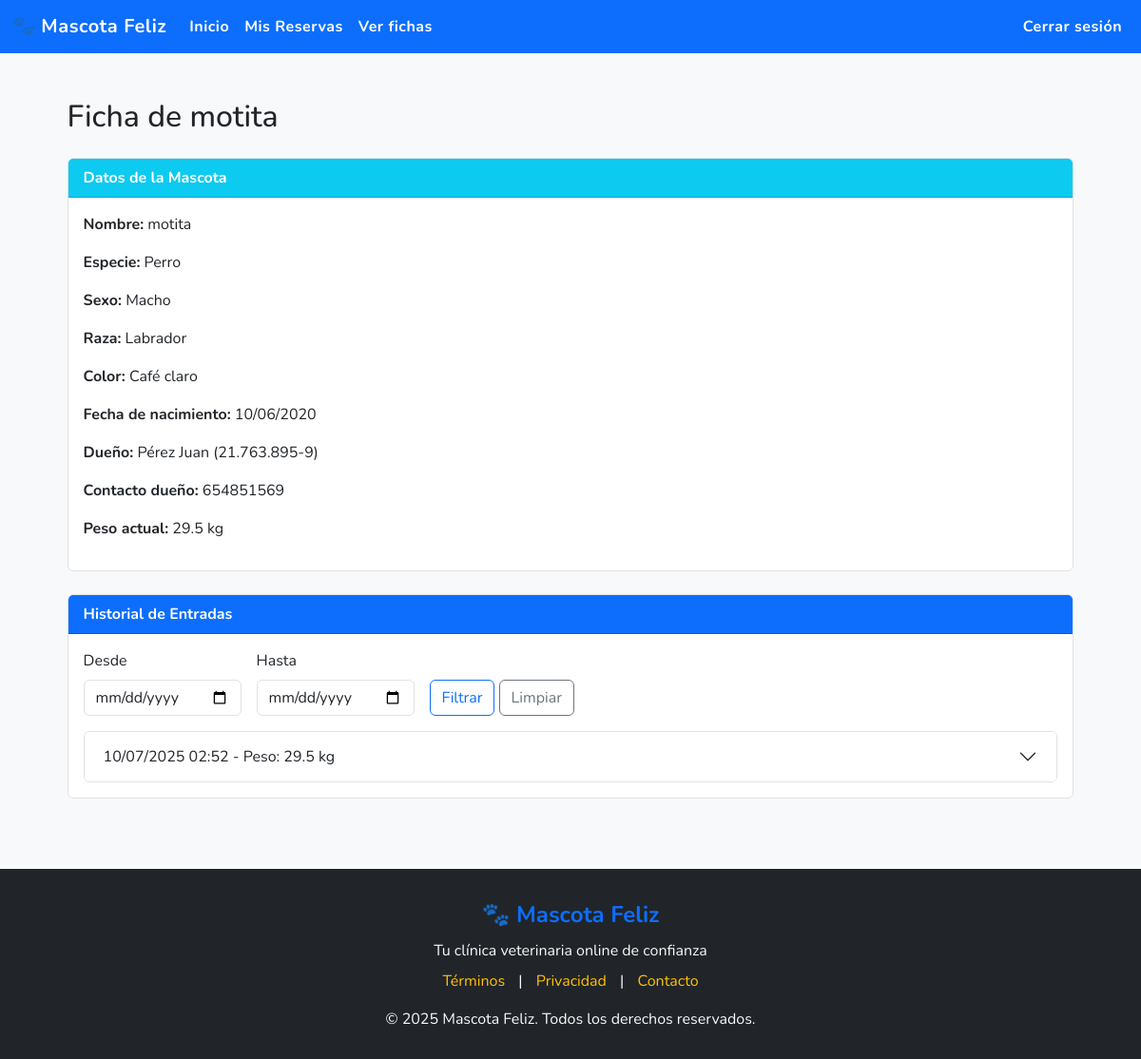
Page /mascota/4/ (signed in) on the earlier database version.
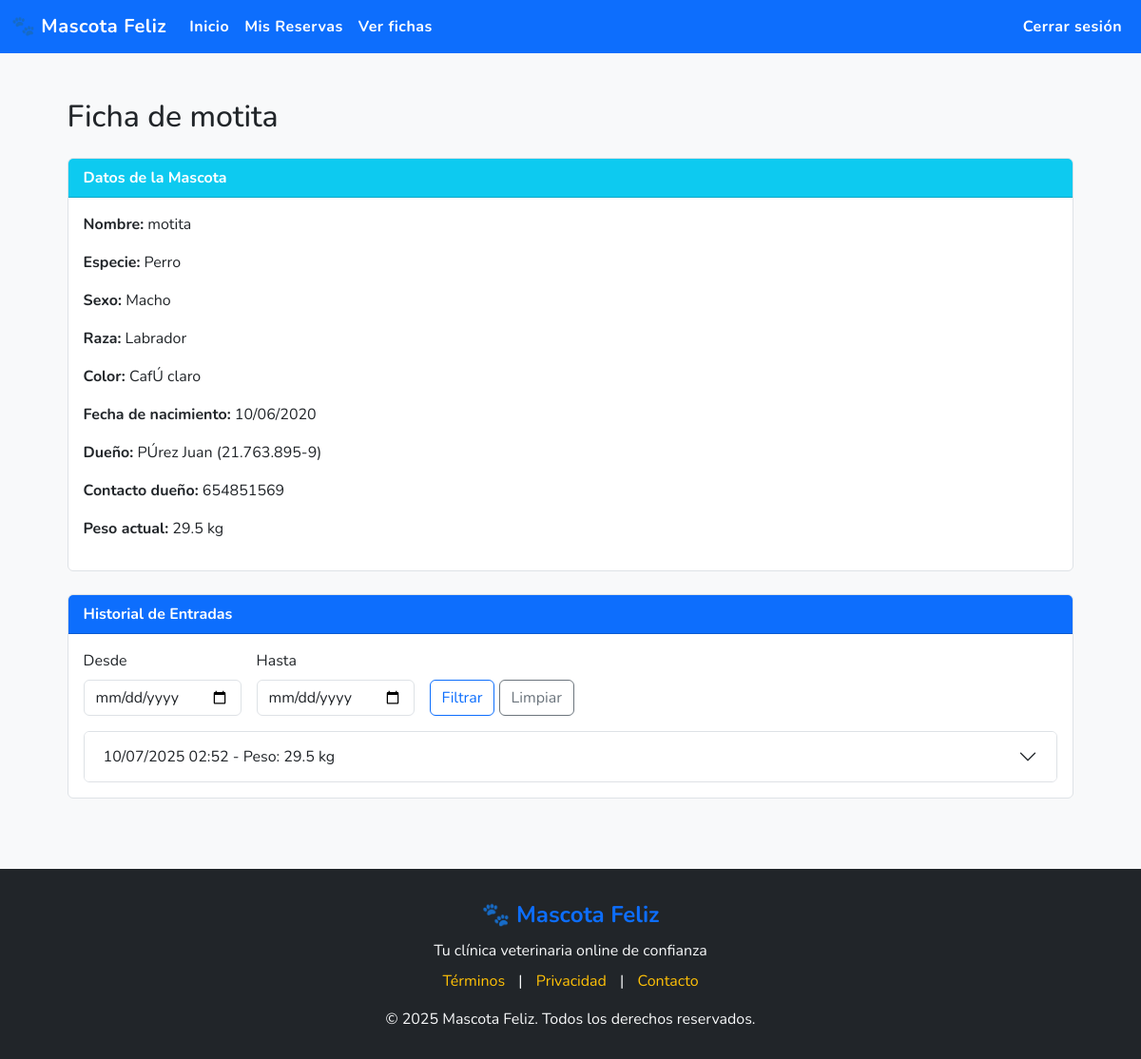
Same page on the later database version.
### core/models.py (models this page shows, shortened)
class Mascota(models.Model):
    SEXO_CHOICES = [
        ('macho', 'Macho'),
        ('hembra', 'Hembra'),
    ]
    ESPECIE_CHOICES = [
        ('perro', 'Perro'),
        ('gato', 'Gato'),
    ]
    dueno = models.ForeignKey(Dueno, on_delete=models.CASCADE, related_name='mascotas')
    nombre = models.CharField(max_length=100)
    chip = models.CharField(max_length=30, blank=True, null=True)
    raza = models.CharField(max_length=100)
    color = models.CharField(max_length=50)
    sexo = models.CharField(max_length=10, choices=SEXO_CHOICES, default='macho')
    especie = models.CharField(max_length=20, choices=ESPECIE_CHOICES, default='perro')
    fecha_nacimiento = models.DateField(null=True, blank=True)

class Dueno(models.Model):
    rut = models.CharField(max_length=12, unique=True)
    usuario = models.OneToOneField(Usuario, on_delete=models.CASCADE, limit_choices_to={'tipo_usuario': 'cliente'})
    nombre = models.CharField(max_length=100)
    contacto = models.CharField(max_length=20)
    direccion = models.CharField(max_length=255)

### app/views.py (the view)
# urls.py: path('mascota/<int:mascota_id>/', views.ver_mascota, name='ver_mascota'),
@login_required
def ver_mascota(request, mascota_id):
    mascota = get_object_or_404(Mascota, id=mascota_id)
    ficha = getattr(mascota, 'fichamedica', None)
    entradas = []
    ultimo_peso = None
    fecha_inicio = request.GET.get('fecha_inicio')
    fecha_fin = request.GET.get('fecha_fin')
    if ficha:
        entradas = ficha.entradas.all().order_by('-fecha')
        if fecha_inicio:
            entradas = entradas.filter(fecha__date__gte=fecha_inicio)
        if fecha_fin:
            entradas = entradas.filter(fecha__date__lte=fecha_fin)
        ultima_entrada = ficha.entradas.order_by('-fecha').first()
        if ultima_entrada:
            ultimo_peso = ultima_entrada.peso
    context = {
        "mascota": mascota,
        "ficha": ficha,
        "entradas": entradas,
        "ultimo_peso": ultimo_peso,
        "fecha_inicio": fecha_inicio or "",
        "fecha_fin": fecha_fin or "",
    }
    return render(request, "pages/ver_mascota.html", context)

### app/templates/pages/ver_mascota.html (shortened to what this page needs)
{% extends 'base/base.html' %}
{% block content %}
<div class="container mt-4">
    <h2 class="mb-4">Ficha de {{ mascota.nombre }}</h2>
    <div class="card mb-4">
        <div class="card-header bg-info text-white">Datos de la Mascota</div>
        <div class="card-body">
            <p><strong>Nombre:</strong> {{ mascota.nombre }}</p>
            <p><strong>Especie:</strong> {{ mascota.get_especie_display }}</p>
            <p><strong>Sexo:</strong> {{ mascota.get_sexo_display }}</p>
            <p><strong>Raza:</strong> {{ mascota.raza }}</p>
            <p><strong>Color:</strong> {{ mascota.color }}</p>
            <p><strong>Fecha de nacimiento:</strong> {{ mascota.fecha_nacimiento|date:"d/m/Y" }}</p>
            <p><strong>Dueño:</strong> {{ mascota.dueno.nombre }} ({{ mascota.dueno.rut }})</p>
            <p><strong>Contacto dueño:</strong> {{ mascota.dueno.contacto }}</p>
            <p><strong>Peso actual:</strong>
                {% if ultimo_peso %}
                    {{ ultimo_peso }} kg
                {% else %}
                    <span class="text-muted">Sin registros</span>
                {% endif %}
            </p>
        </div>
    </div>
    {% if ficha %}
    <div class="card mb-4">
        <div class="card-header bg-primary text-white">
            Historial de Entradas
        </div>
        <div class="card-body">
            <form method="get" class="row g-3 mb-3">
                <div class="col-auto">
                    <label for="fecha_inicio" class="form-label">Desde</label>
                    <input type="date" class="form-control" id="fecha_inicio" name="fecha_inicio" value="{{ fecha_inicio }}">
                </div>
                <div class="col-auto">
                    <label for="fecha_fin" class="form-label">Hasta</label>
                    <input type="date" class="form-control" id="fecha_fin" name="fecha_fin" value="{{ fecha_fin }}">
                </div>
                <div class="col-auto align-self-end">
                    <button type="submit" class="btn btn-outline-primary">Filtrar</button>
                    <a href="{% url 'ver_mascota' mascota.id %}" class="btn btn-outline-secondary">Limpiar</a>
                </div>
            </form>
            {% if entradas %}
            <div class="accordion" id="entradasAccordion">
                {% for entrada in entradas %}
                <div class="accordion-item">
                    <h2 class="accordion-header" id="heading{{ forloop.counter }}">
                        <button class="accordion-button collapsed" type="button" data-bs-toggle="collapse" data-bs-target="#collapse{{ forloop.counter }}">
                            {{ entrada.fecha|date:"d/m/Y H:i" }} - Peso: {{ entrada.peso }} kg
                        </button>
                    </h2>
                </div>
                {% endfor %}
            </div>
            {% else %}
                <p class="text-muted">No hay entradas registradas.</p>
            {% endif %}
        </div>
    </div>
    {% else %}
        <div class="alert alert-warning">Esta mascota no tiene ficha médica.</div>
    {% endif %}
</div>
{% endblock %}

Differences in the rows shown:
changed Mascota "motita": color "Café claro" → "CafÚ claro"; dueno.nombre "Pérez Juan" → "PÚrez Juan"
